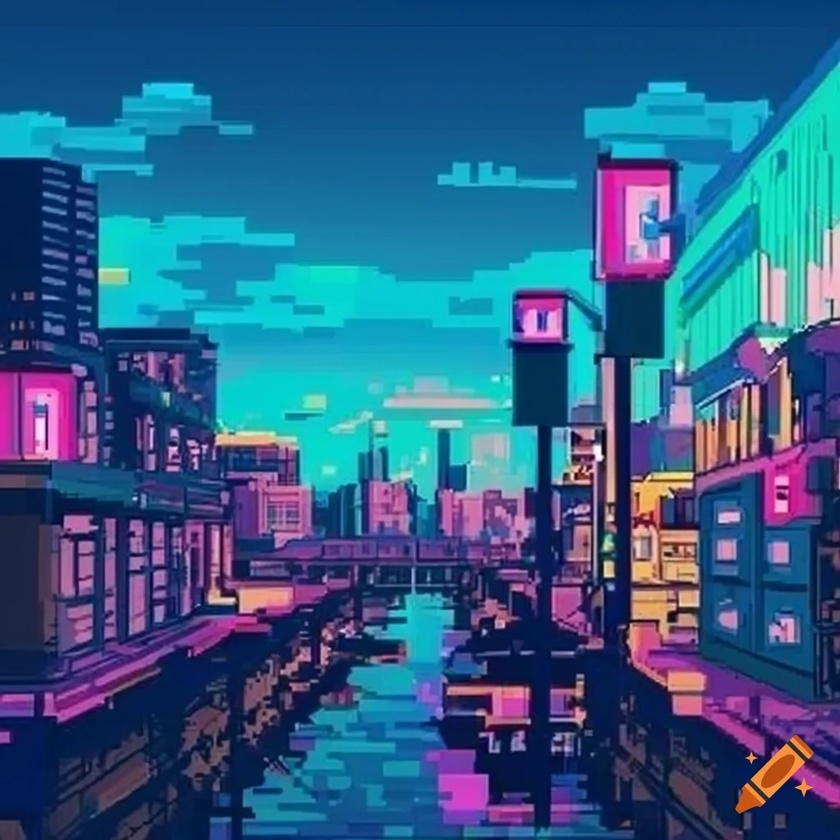
#> input picture PCA/anime.jpg, 840 x 840 px, shrunk from 1024 x 1024 before the run
$ python image_reduce.py anime.jpg
#> lines starting #> are read from the running program, lines starting #| are printed output that depends on the picture
import numpy as np
import matplotlib.pyplot as plt
from sklearn.decomposition import PCA
from PIL import Image
import sys
import os

reduced_image_arr_path = "reduced_image_array.txt"
original_image_arr_path = "original_image_array.txt"

def reduce_pca(n_components : int, in_arr : np.array, verbose : bool=False) -> np.array:
    pca = PCA(n_components=n_components)

    # Reduce image dimensions with PC
    arr_reduced = pca.fit_transform(in_arr)
    # Take back the image in original size
    out_arr = pca.inverse_transform(arr_reduced)

    # In verbose mode some furthur information about PCA will be shown
    if verbose:
        print(f"PCA Components:\n{pca.components_}\nPCA Variance Ratios:\n{pca.explained_variance_ratio_}")

        # In verbose mode the array related to the reduced image will be also saved in a txt file
        decreased_file = open(reduced_image_arr_path, "a")
        decreased_file.write(f"{arr_reduced.shape}\n")
        decreased_file.write(np.array2string(arr_reduced,threshold=np.inf))
        decreased_file.write("\n\n")
        decreased_file.close()

    return out_arr

def split_image_channels(img_arr : np.array):
    # Split channels of the image
    red = img_arr[:,:,0]
    green = img_arr[:,:,1]
    blue = img_arr[:,:,2]

    return red, green, blue

def save_show_images(original_img_arr : np.array, reduced_img_arr : np.array, verbose : bool = False):
    # Create an image based on the array and save it
    image_reduced = Image.fromarray(reduced_img_arr).convert("RGB")
    image_reduced.save("reduced_image.jpg")

    # In verbose mode the array related to the image will be also saved in a txt file
    if verbose:
        original_file = open(original_image_arr_path, "w")
        original_file.write(np.array2string(original_img_arr,threshold=np.inf))
        original_file.close()

    # The image is shown via matplotlib
    plt.subplot(1,2,1)
    plt.imshow(original_img_arr)

    plt.subplot(1,2,2)
    plt.imshow(reduced_img_arr)

    plt.tight_layout()
    plt.show()


def main():
    # Number of PCs is considered here
    num_pcs = 10

    if len(sys.argv) < 2:
        print("This program needs path of the image to reduce!")
        sys.exit(1)

    image_path = sys.argv[1]

    # Image is open and saved in an array
    image = Image.open(image_path)
#> image is the input picture: PIL image 840x840 RGB; mean R, G, B 47, 93.8, 134.8
    img_arr = np.array(image)

    # The channels are slpitted
    r_arr, g_arr, b_arr = split_image_channels(img_arr)
#> in split_image_channels, `red = img_arr[:,:,0]`:
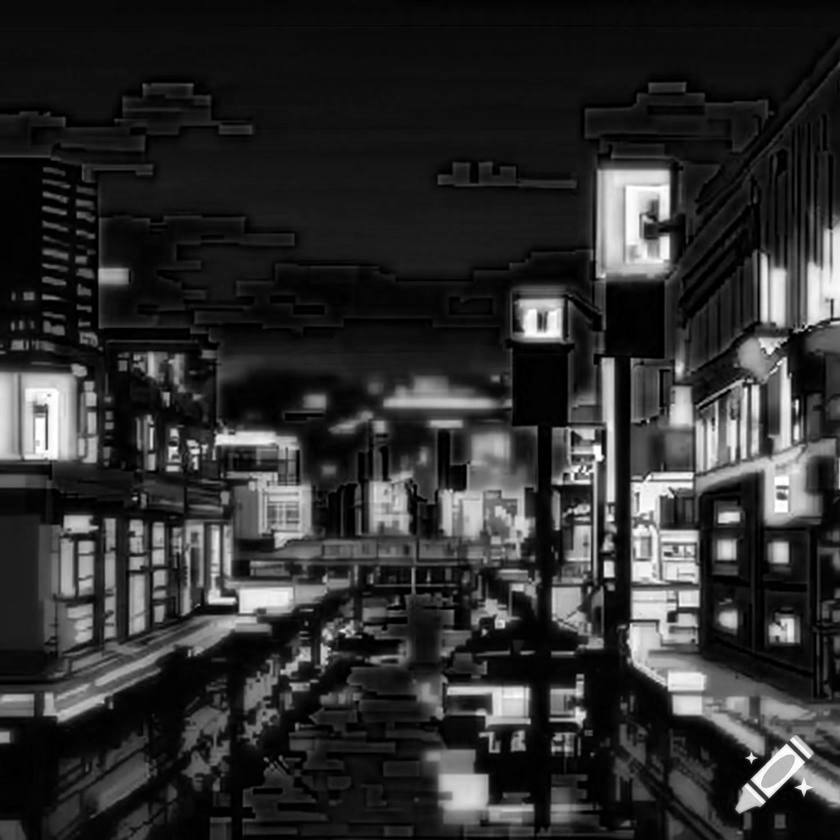
#> red: shape (840, 840); min 0, max 255, mean 47
#> in split_image_channels, `green = img_arr[:,:,1]`:
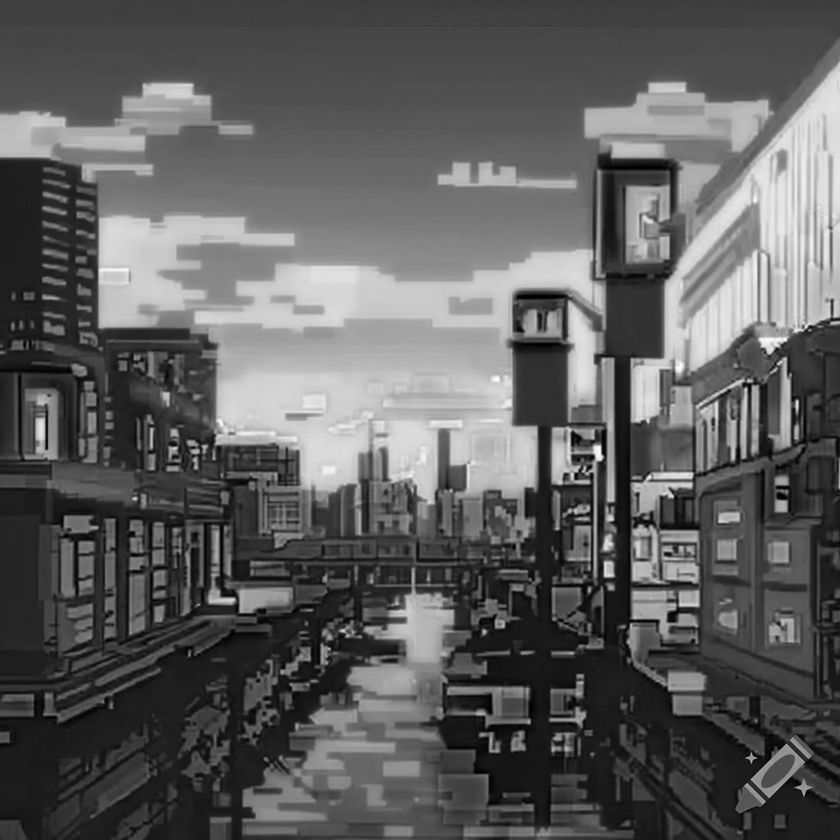
#> green: shape (840, 840); min 0, max 255, mean 93.8

    if os.path.exists(reduced_image_arr_path):
        os.remove(reduced_image_arr_path)

    # each channel is reduced seperately
    r_arr_reduced = reduce_pca(num_pcs, r_arr,True)
    g_arr_reduced = reduce_pca(num_pcs, g_arr,True)
#> call 2 of reduce_pca, with n_components = 10, verbose = True
#> in reduce_pca (call 2), `out_arr = pca.inverse_transform(arr_reduced)`:
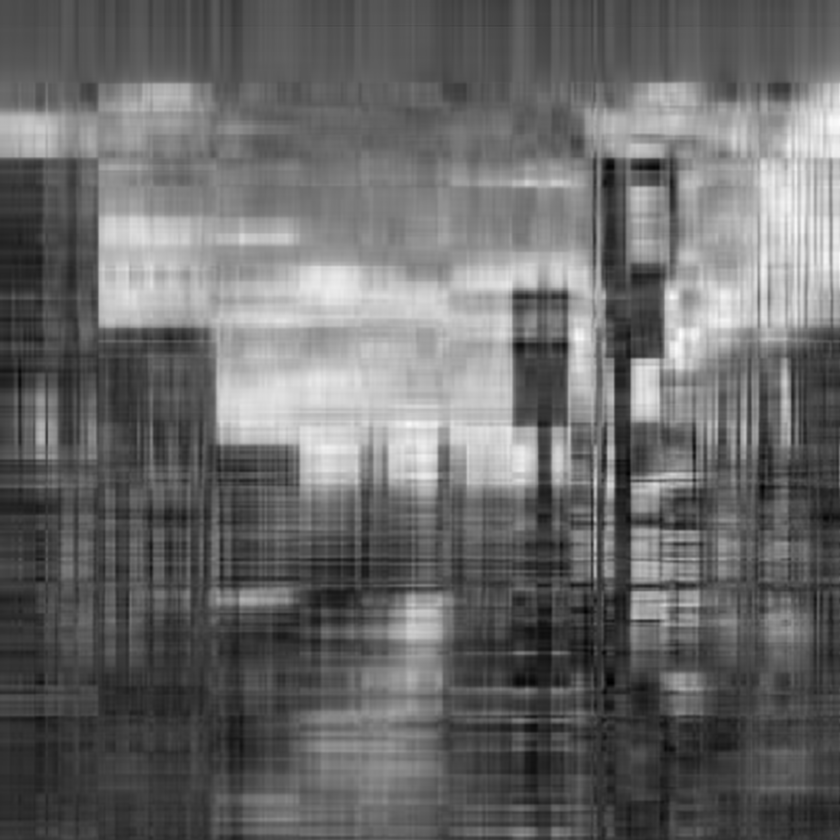
#> out_arr: shape (840, 840) float64; min -22.34, max 257.7, mean 93.8; drawn with min black and max white
    b_arr_reduced = reduce_pca(num_pcs, b_arr,True)
#> call 3 of reduce_pca, with n_components = 10, verbose = True
#> in reduce_pca (call 3), `out_arr = pca.inverse_transform(arr_reduced)`:
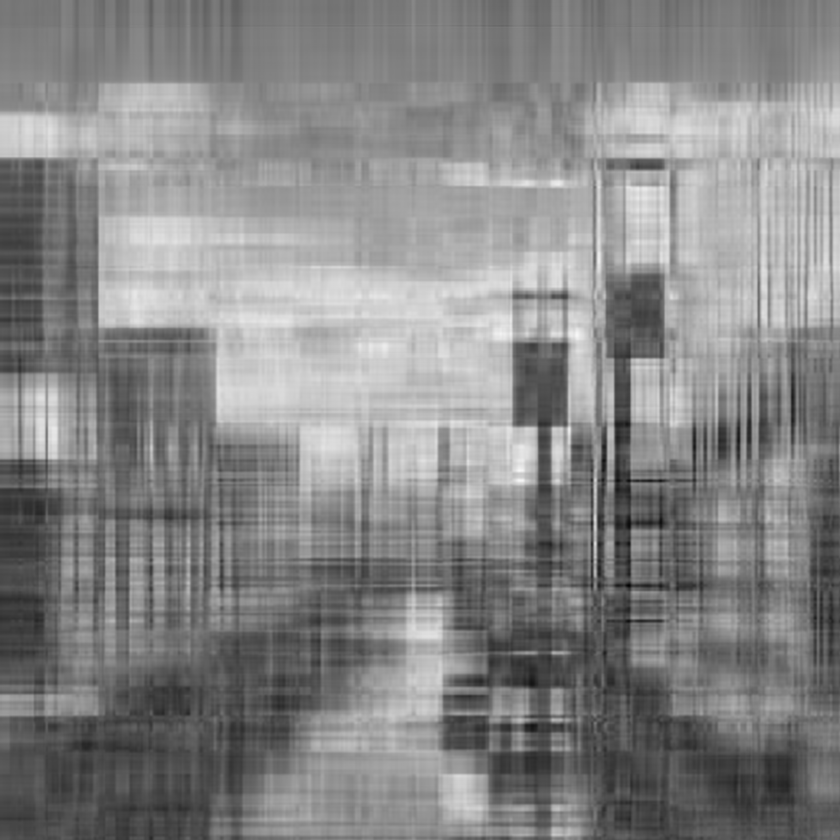
#> out_arr: shape (840, 840) float64; min 1.91, max 248.6, mean 134.8

    # The channels are gathered in one 3D array
    img_arr_reduced = np.stack([r_arr_reduced,g_arr_reduced,b_arr_reduced], axis=2)
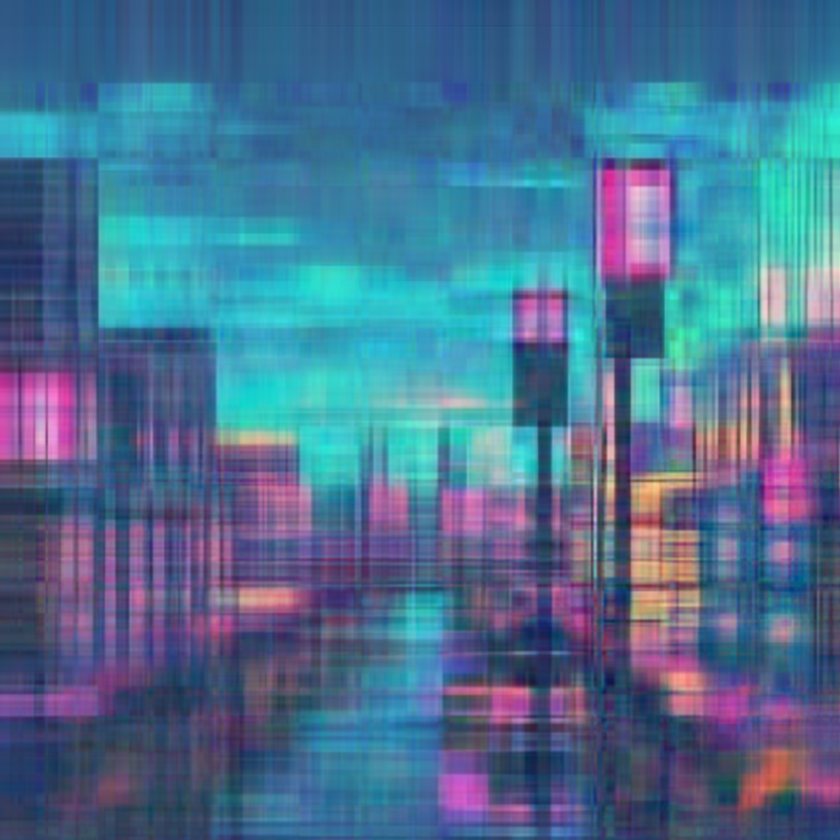
#> img_arr_reduced: shape (840, 840, 3) float64; mean of channels 0, 1, 2 47, 93.8, 134.8; drawn with min black and max white

    # Save the image after PCA
    save_show_images(img_arr, np.clip(img_arr_reduced,0,255).astype(np.uint8), True)
#> in save_show_images, `image_reduced = Image.fromarray(reduced_img_arr).convert("RGB")`:
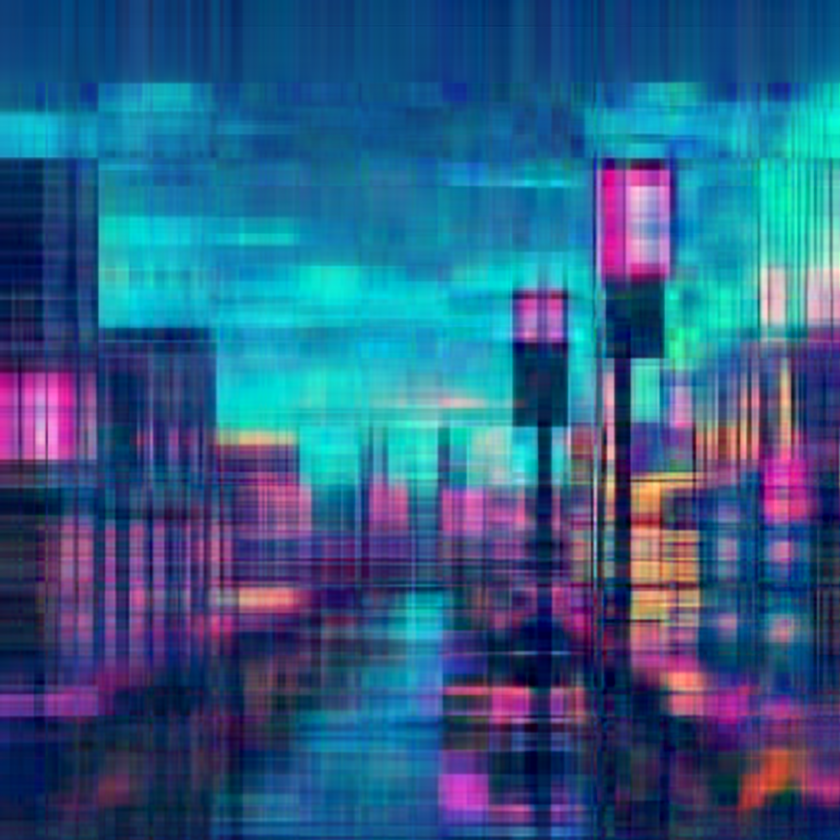
#> image_reduced: PIL image 840x840 RGB; mean R, G, B 46.9, 93.3, 134.3

if __name__ == "__main__":
    main()

$ run again, on PCA/person.jpg
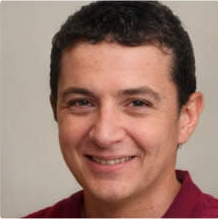
#> input picture PCA/person.jpg, 218 x 219 px
#> in main, image is the input picture: PIL image 218x219 RGB; mean R, G, B 156.2, 123.4, 111.3
#> in reduce_pca (call 3), `out_arr = pca.inverse_transform(arr_reduced)`:
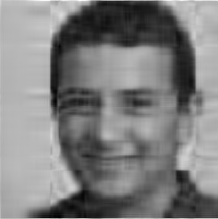
#> out_arr: shape (219, 218) float64; min -14.46, max 237.2, mean 111.3; drawn with min black and max white
#> in main, `img_arr_reduced = np.stack([r_arr_reduced,g_arr_reduced,b_arr_reduced]..`:
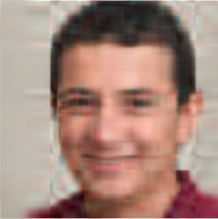
#> img_arr_reduced: shape (219, 218, 3) float64; mean of channels 0, 1, 2 156.2, 123.4, 111.3; drawn with min black and max white
